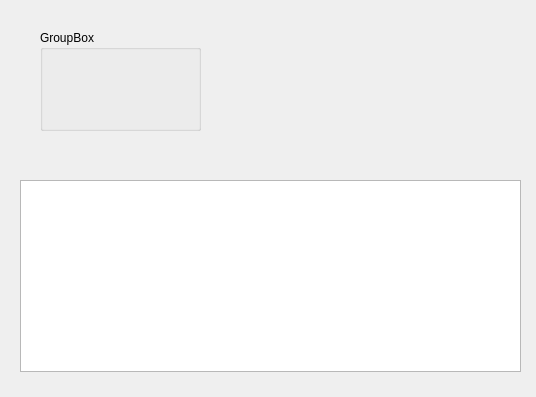
<?xml version="1.0" encoding="UTF-8"?>
<ui version="4.0">
 <class>HastaListesiFormu</class>
 <widget class="QWidget" name="HastaListesiFormu">
  <property name="geometry">
   <rect>
    <x>0</x>
    <y>0</y>
    <width>536</width>
    <height>397</height>
   </rect>
  </property>
  <property name="windowTitle">
   <string>Form</string>
  </property>
  <widget class="QTableWidget" name="tblHastaListeleri">
   <property name="geometry">
    <rect>
     <x>20</x>
     <y>180</y>
     <width>501</width>
     <height>192</height>
    </rect>
   </property>
  </widget>
  <widget class="QGroupBox" name="grpArama">
   <property name="geometry">
    <rect>
     <x>40</x>
     <y>30</y>
     <width>161</width>
     <height>101</height>
    </rect>
   </property>
   <property name="title">
    <string>GroupBox</string>
   </property>
  </widget>
 </widget>
 <resources/>
 <connections/>
</ui>
